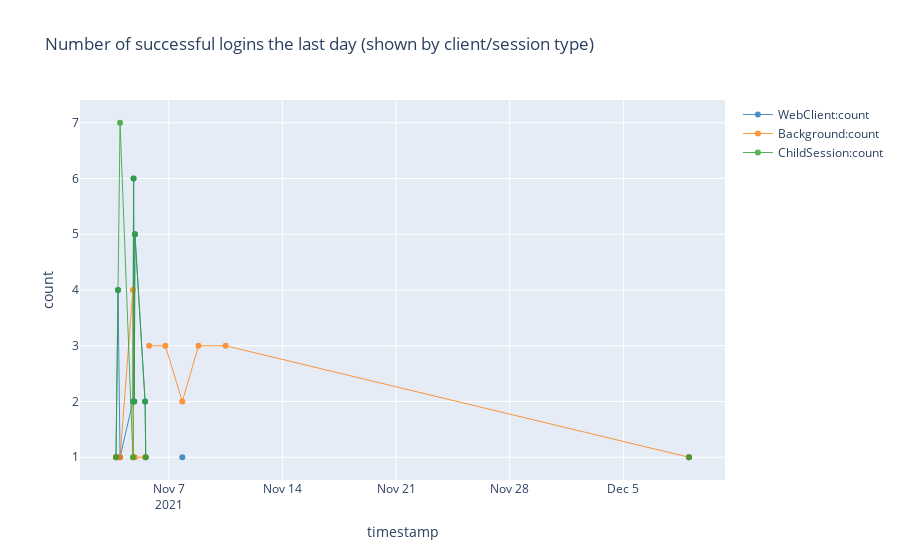

Here is the notebook cell this chart was saved with:
### Code cell
%%kql
let _aadTenantId = aadTenantId;
let _environmentName = environmentName;
let _startDate = startDate;
let _endDate = endDate;
traces
| where 1==1 
    and timestamp >= todatetime(_startDate)
    and timestamp <= todatetime(_endDate) + totimespan(24h) - totimespan(1ms)   
    and (_aadTenantId == '' or customDimensions.aadTenantId == _aadTenantId)
    and (_environmentName == '' or customDimensions.environmentName == _environmentName )
    and customDimensions.eventId == 'RT0004'
| extend clientType = tostring( customDimensions.clientType )
| summarize count=count() by clientType, bin(timestamp, 1h)
| render timechart title= 'Number of successful logins the last day (shown by client/session type)'

### Figure 1 — Plotly figure (JSON) as saved in the notebook; plotly's stock layout.template omitted (floating-point values rounded to 4 significant figures)
{"data": [{"line": {"color": "rgb(31, 118, 179)", "width": 1}, "name": "WebClient:count", "opacity": 0.8, "type": "scatter", "x": ["2021-11-03T18:00:00+00:00", "2021-11-03T21:00:00+00:00", "2021-11-04T00:00:00+00:00", "2021-11-04T19:00:00+00:00", "2021-11-04T20:00:00+00:00", "2021-11-04T21:00:00+00:00", "2021-11-04T22:00:00+00:00", "2021-11-05T13:00:00+00:00", "2021-11-05T14:00:00+00:00", "2021-11-05T19:00:00+00:00", "2021-11-06T19:00:00+00:00", "2021-11-07T20:00:00+00:00", "2021-11-08T20:00:00+00:00", "2021-11-10T12:00:00+00:00", "2021-12-09T01:00:00+00:00"], "y": [1, 4, 1, 2, 6, 2, 5, 2, 1, null, null, 1, null, null, 1]}, {"line": {"color": "rgb(254, 127, 14)", "width": 1}, "name": "Background:count", "opacity": 0.8, "type": "scatter", "x": ["2021-11-03T18:00:00+00:00", "2021-11-03T21:00:00+00:00", "2021-11-04T00:00:00+00:00", "2021-11-04T19:00:00+00:00", "2021-11-04T20:00:00+00:00", "2021-11-04T21:00:00+00:00", "2021-11-04T22:00:00+00:00", "2021-11-05T13:00:00+00:00", "2021-11-05T14:00:00+00:00", "2021-11-05T19:00:00+00:00", "2021-11-06T19:00:00+00:00", "2021-11-07T20:00:00+00:00", "2021-11-08T20:00:00+00:00", "2021-11-10T12:00:00+00:00", "2021-12-09T01:00:00+00:00"], "y": [1, 1, 1, 4, 1, null, 1, 1, null, 3, 3, 2, 3, 3, 1]}, {"line": {"color": "rgb(44, 160, 44)", "width": 1}, "name": "ChildSession:count", "opacity": 0.8, "type": "scatter", "x": ["2021-11-03T18:00:00+00:00", "2021-11-03T21:00:00+00:00", "2021-11-04T00:00:00+00:00", "2021-11-04T19:00:00+00:00", "2021-11-04T20:00:00+00:00", "2021-11-04T21:00:00+00:00", "2021-11-04T22:00:00+00:00", "2021-11-05T13:00:00+00:00", "2021-11-05T14:00:00+00:00", "2021-11-05T19:00:00+00:00", "2021-11-06T19:00:00+00:00", "2021-11-07T20:00:00+00:00", "2021-11-08T20:00:00+00:00", "2021-11-10T12:00:00+00:00", "2021-12-09T01:00:00+00:00"], "y": [1, 4, 7, 1, 6, 2, 5, 2, 1, null, null, null, null, null, 1]}], "layout": {"showlegend": true, "title": {"text": "Number of successful logins the last day (shown by client/session type)"}, "xaxis": {"autorange": true, "title": {"text": "timestamp"}, "type": "date"}, "yaxis": {"ticksuffix": "", "title": {"text": "count"}, "type": "linear"}}}
